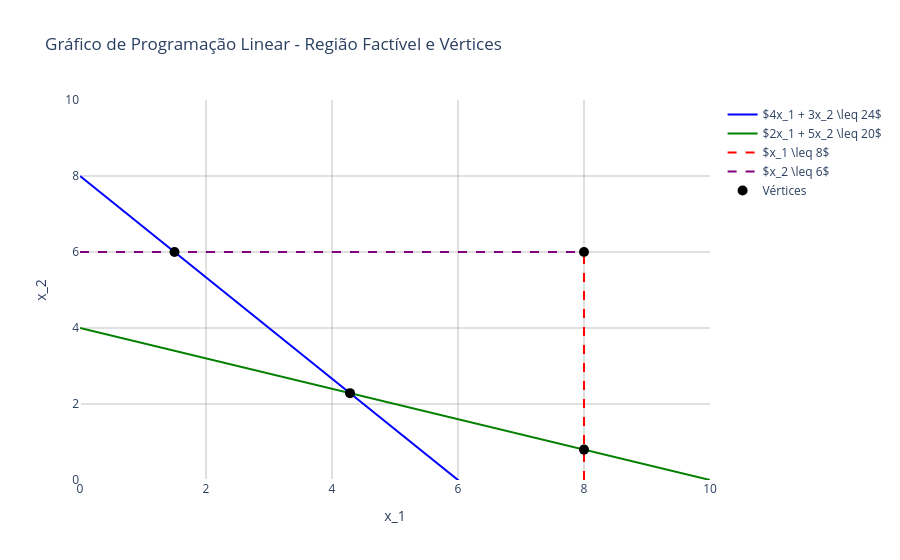

Notebook code cell kept with this figure:
### Markdown cell above
### Plotar Gráfico

### Code cell
# Definir a faixa de valores de x1 para o gráfico
x1_vals = np.linspace(0, 10, 400)

# Criar o gráfico com Plotly
fig = go.Figure()

# Plotando as restrições
fig.add_trace(go.Scatter(x=x1_vals, y=calc_restricao1(x1_vals), mode='lines', name=r'$4x_1 + 3x_2 \leq 24$', line=dict(color='blue')))
fig.add_trace(go.Scatter(x=x1_vals, y=calc_restricao2(x1_vals), mode='lines', name=r'$2x_1 + 5x_2 \leq 20$', line=dict(color='green')))

# Adicionando as restrições de x1 e x2 (linhas verticais e horizontais)
fig.add_trace(go.Scatter(x=[8, 8], y=[0, 6], mode='lines', name=r'$x_1 \leq 8$', line=dict(color='red', dash='dash')))
fig.add_trace(go.Scatter(x=[0, 8], y=[6, 6], mode='lines', name=r'$x_2 \leq 6$', line=dict(color='purple', dash='dash')))

# Plotando os vértices da região factível
fig.add_trace(go.Scatter(x=[x[0] for x in valid_vertices], 
                         y=[x[1] for x in valid_vertices], 
                         mode='markers', name='Vértices', 
                         marker=dict(color='black', size=10)))



# Definir o layout do gráfico e ativar a grade
fig.update_layout(
    title='Gráfico de Programação Linear - Região Factível e Vértices',
    xaxis_title=r'x_1',
    yaxis_title=r'x_2',
    xaxis=dict(
        range=[0, 10],
        showgrid=True,  # Ativar a grade para o eixo x
        gridcolor='gray',  # Cor da grade
        gridwidth=0.5  # Espessura da linha da grade
    ),
    yaxis=dict(
        range=[0, 10],
        showgrid=True,  # Ativar a grade para o eixo y
        gridcolor='gray',  # Cor da grade
        gridwidth=0.5  # Espessura da linha da grade
    ),
    showlegend=True,
    plot_bgcolor='white'
)
# Mostrar o gráfico
fig.show()

### Figure 1 — Plotly figure (JSON) as saved in the notebook; plotly's stock layout.template omitted (floating-point values rounded to 4 significant figures; data arrays with more than 128 entries replaced by an {"elided": "..."} marker saying what was removed)
{"data": [{"line": {"color": "blue"}, "mode": "lines", "name": "$4x_1 + 3x_2 \\leq 24$", "type": "scatter", "x": {"elided": "400 float values"}, "y": {"elided": "400 float values"}}, {"line": {"color": "green"}, "mode": "lines", "name": "$2x_1 + 5x_2 \\leq 20$", "type": "scatter", "x": {"elided": "400 float values"}, "y": {"elided": "400 float values"}}, {"line": {"color": "red", "dash": "dash"}, "mode": "lines", "name": "$x_1 \\leq 8$", "type": "scatter", "x": [8, 8], "y": [0, 6]}, {"line": {"color": "purple", "dash": "dash"}, "mode": "lines", "name": "$x_2 \\leq 6$", "type": "scatter", "x": [0, 8], "y": [6, 6]}, {"marker": {"color": "black", "size": 10}, "mode": "markers", "name": "Vértices", "type": "scatter", "x": [4.286, 8, 1.5, 8], "y": [2.286, 0.8, 6, 6]}], "layout": {"plot_bgcolor": "white", "showlegend": true, "title": {"text": "Gráfico de Programação Linear - Região Factível e Vértices"}, "xaxis": {"gridcolor": "gray", "gridwidth": 0.5, "range": [0, 10], "showgrid": true, "title": {"text": "x_1"}}, "yaxis": {"gridcolor": "gray", "gridwidth": 0.5, "range": [0, 10], "showgrid": true, "title": {"text": "x_2"}}}}
